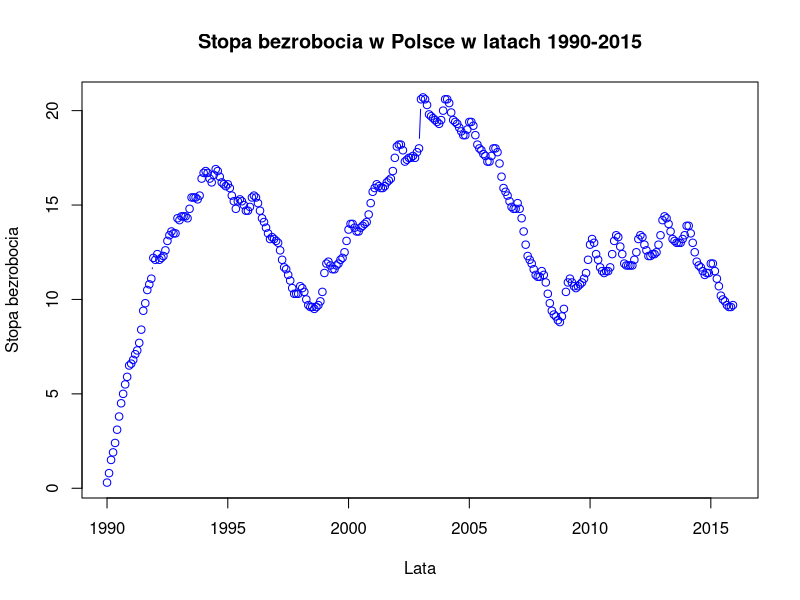
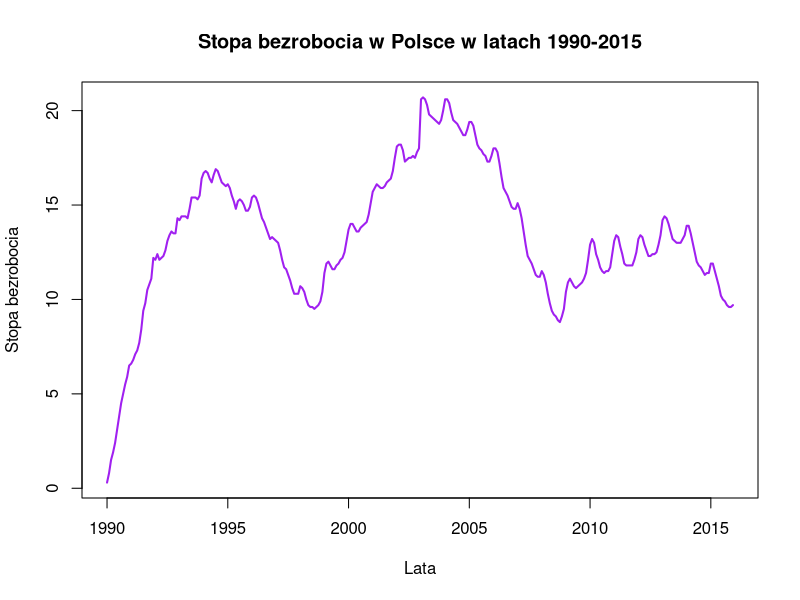
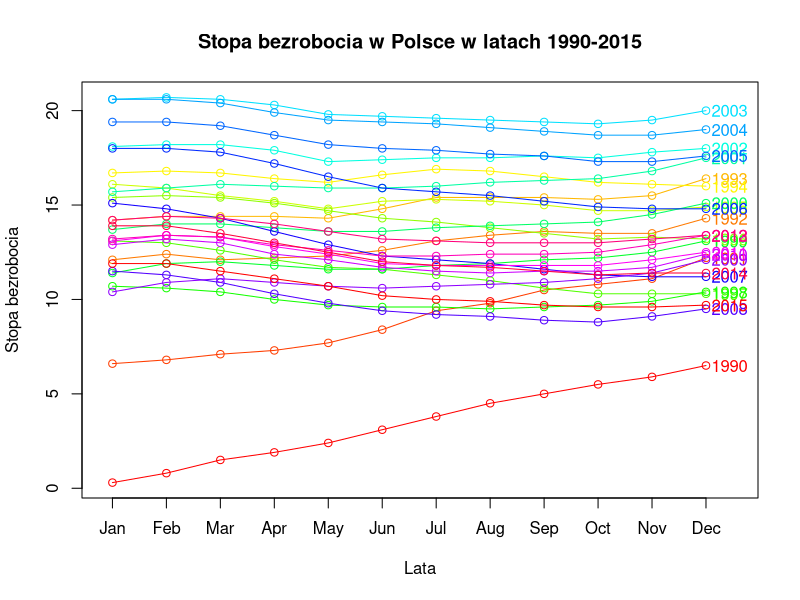
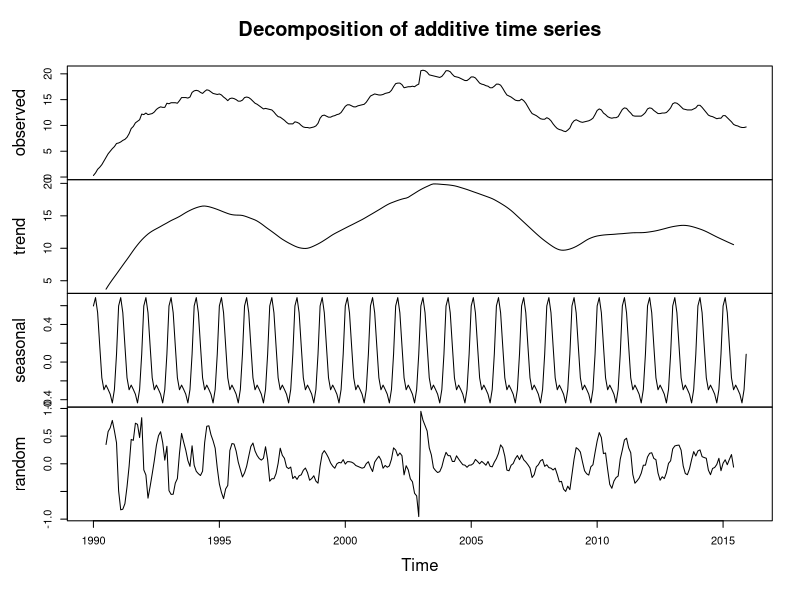
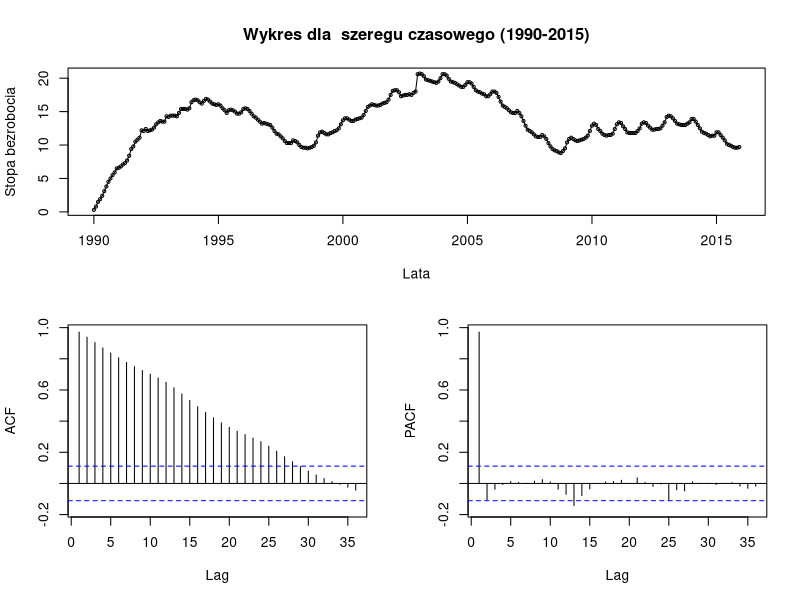
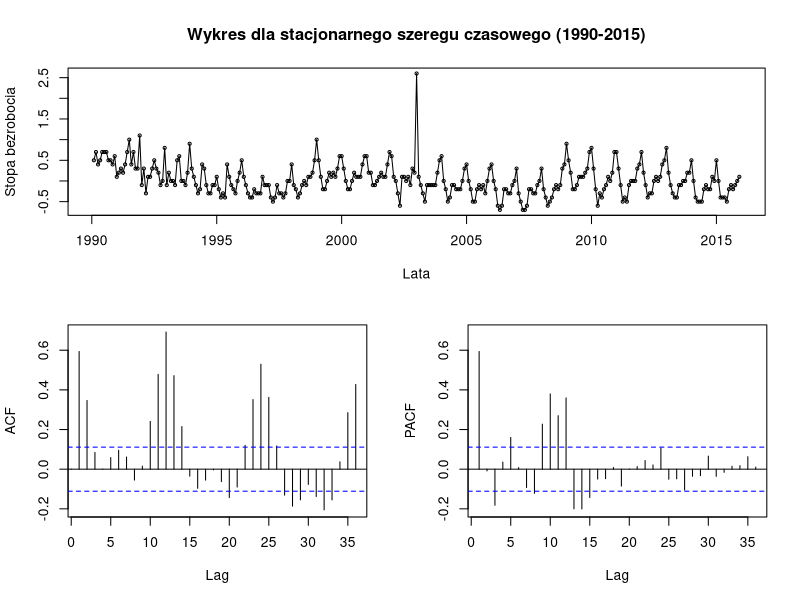
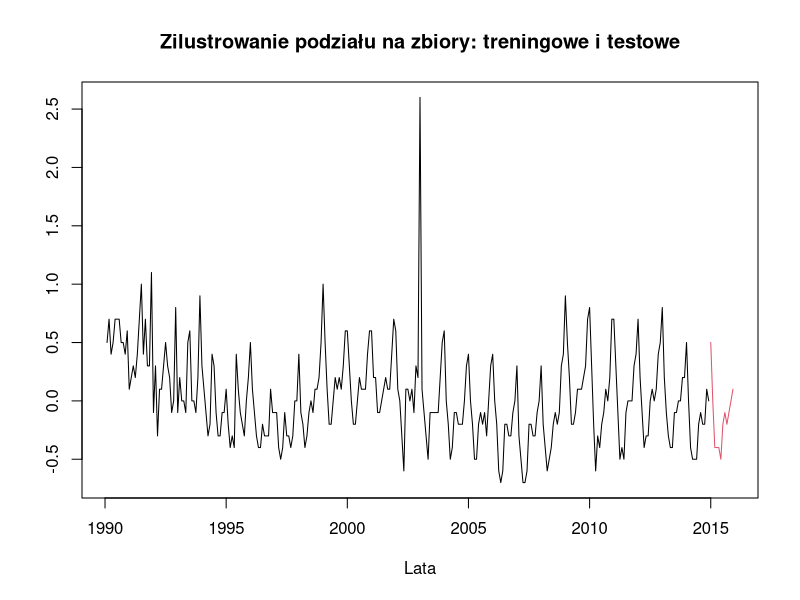
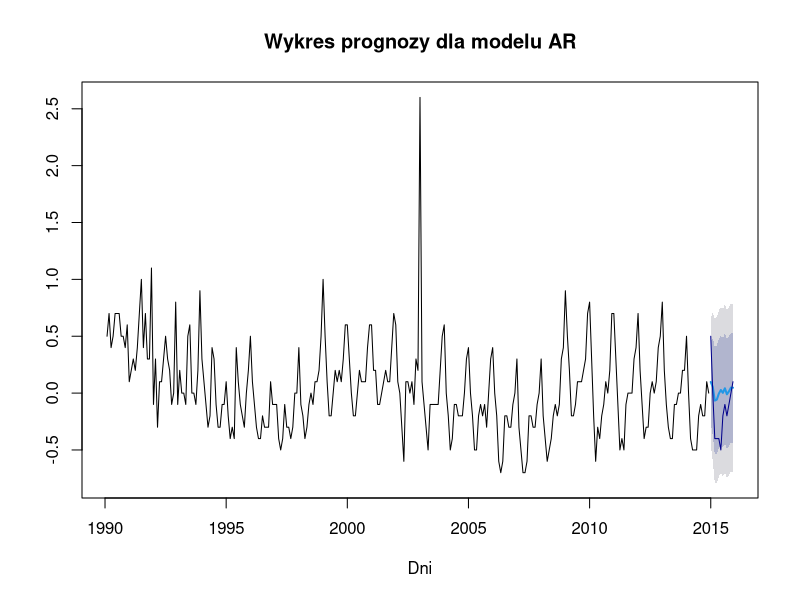

Write the R code that produced these figures, in order.
## ---- chunk 1
#Wgranie bibliotek
library(dplyr)
library(forecast)
library(stats)
library(tseries)
## ---- chunk 2
#Wczytanie danych
dane <- read.csv2("dane2015.csv")

#Zamiana danych w szereg czasowy
szereg=ts(dane$Bezrobocie , start=1990, frequency=12)
szereg
## ---- chunk 3
#Wykres punktowy
plot(szereg,
     type = "b",
     col = "blue",
     main = "Stopa bezrobocia w Polsce w latach 1990-2015",
     ylab = "Stopa bezrobocia",xlab = "Lata")
## ---- chunk 4
#Wykres liniowy
plot(szereg,
     type = "l",
     lwd = "2",
     col = "purple",
     main = "Stopa bezrobocia w Polsce w latach 1990-2015",
     ylab = "Stopa bezrobocia",xlab = "Lata")
## ---- chunk 5
#Wykres sezonowy
seasonplot(szereg,
           col = rainbow (25),
           year.labels = TRUE,
           main = "Stopa bezrobocia w Polsce w latach 1990-2015",
           ylab = "Stopa bezrobocia",xlab = "Lata")
## ---- chunk 6
b_deko <- decompose(szereg)
plot(b_deko)
## ---- chunk 7
tsdisplay(szereg,
          main = "Wykres dla  szeregu czasowego (1990-2015)",
          xlab = "Lata",
          ylab = "Stopa bezrobocia")
## ---- chunk 8
adf1 <- adf.test(szereg)
adf1
## ---- chunk 9
adf2 <- adf.test(diff(szereg))
adf2
## ---- chunk 10
szereg1 <- diff(szereg)

tsdisplay(szereg1,
          main = "Wykres dla stacjonarnego szeregu czasowego (1990-2015)",
          xlab = "Lata",
          ylab = "Stopa bezrobocia")
## ---- chunk 11
zb_trening <- window(szereg1, end = c(2014,12))
zb_test <- window(szereg1, start = c(2015,01))

#Wykres
ts.plot(zb_trening, zb_test, col=1:2,
        main = "Zilustrowanie podziału na zbiory: treningowe i testowe",
        xlab = "Lata")
## ---- chunk 12
AR <- arima(zb_trening, order = c(9,0,0))
summary(AR)
## ---- chunk 13
prognoza_AR <- forecast(AR, h=length(zb_test))
## ---- chunk 14
plot(prognoza_AR,
     main= "Wykres prognozy dla modelu AR",
     xlab= "Dni")
lines(zb_test, col="dark blue")
## ---- chunk 15
MA <- arima(zb_trening, order = c(0,0,14))
summary(MA)
## ---- chunk 16
prognoza_MA <- forecast(MA, h=length(zb_test))
## ---- chunk 17
plot(prognoza_MA,
     main= "Wykres prognozy dla modelu MA",
     xlab= "Dni")
lines(zb_test, col="purple")
## ---- chunk 18
ARIMA <- auto.arima(zb_trening)
summary(ARIMA)
## ---- chunk 19
prognoza_ARIMA <- forecast(ARIMA, h=length(zb_test))
## ---- chunk 20
plot(prognoza_ARIMA,
     xlab= "Dni")
lines(zb_test, col="red")
## ---- chunk 21
lambda <- BoxCox.lambda(zb_trening)
lambda
## ---- chunk 22
train_BC <- BoxCox(zb_trening, lambda = 1)
test_BC <- BoxCox(zb_test, lambda = 1)
BC <- auto.arima(train_BC)
summary(BC)
## ---- chunk 23
prognoza_BC <- forecast(BC, h=length(zb_test))
## ---- chunk 24
plot(prognoza_BC,
     main= "Wykres prognozy dla modelu BC",
     xlab= "Dni")
lines(test_BC, col="green")
## ---- chunk 25
#Błędy średniokwadratowe
bl_MA <- mean(((prognoza_MA$mean - zb_test)^2))
bl_AR <- mean(((prognoza_AR$mean - zb_test)^2))
bl_ARIMA <- mean(((prognoza_ARIMA$mean - zb_test)^2))
bl_tBC <- mean(((prognoza_BC$mean - zb_test)^2))
## ---- chunk 26
#Model MA
bl_MA


#Model AR
bl_AR

#Model ARIMA
bl_ARIMA

#Transformacja Boxa-Coxa
bl_tBC
